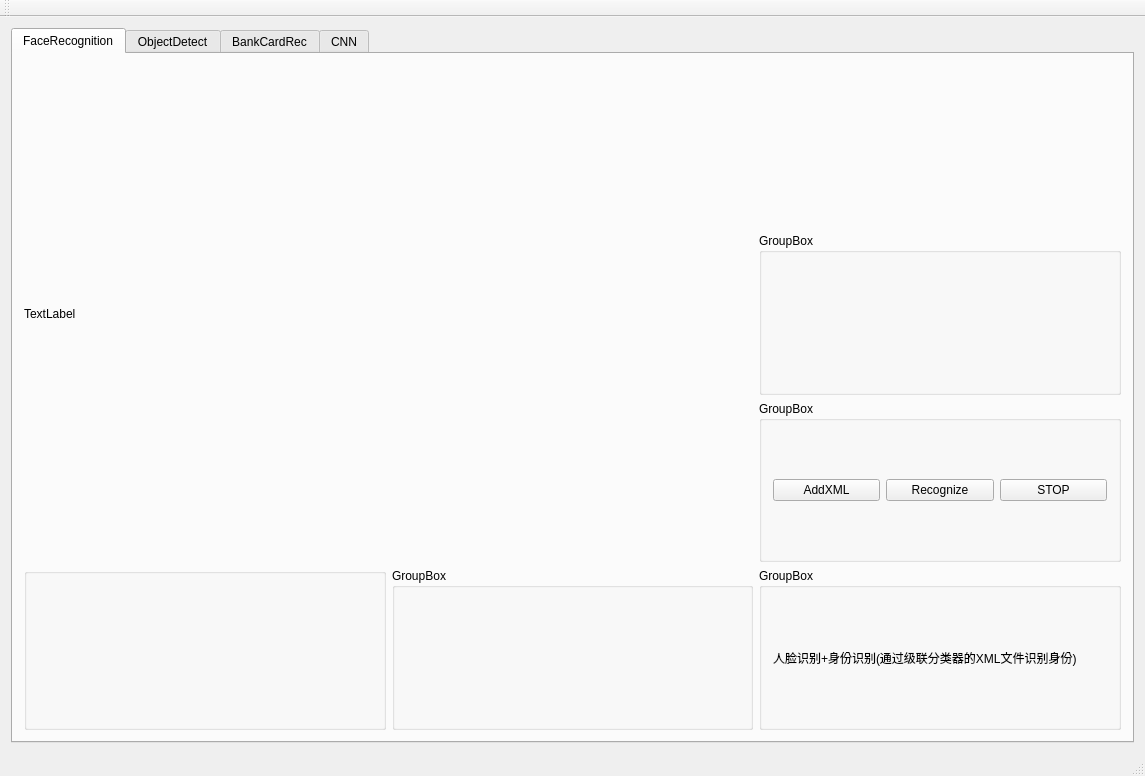
<?xml version="1.0" encoding="UTF-8"?>
<ui version="4.0">
 <class>MainWindowClass</class>
 <widget class="QMainWindow" name="MainWindowClass">
  <property name="geometry">
   <rect>
    <x>0</x>
    <y>0</y>
    <width>1145</width>
    <height>776</height>
   </rect>
  </property>
  <property name="windowTitle">
   <string>MainWindow</string>
  </property>
  <widget class="QWidget" name="centralWidget">
   <layout class="QGridLayout" name="gridLayout">
    <item row="0" column="0">
     <widget class="QTabWidget" name="tabWidgetFaceRec">
      <property name="currentIndex">
       <number>0</number>
      </property>
      <widget class="QWidget" name="tabFace">
       <attribute name="title">
        <string>FaceRecognition</string>
       </attribute>
       <layout class="QGridLayout" name="gridLayout_6">
        <item row="1" column="2">
         <widget class="QGroupBox" name="groupBox_11">
          <property name="title">
           <string>GroupBox</string>
          </property>
         </widget>
        </item>
        <item row="3" column="2">
         <widget class="QGroupBox" name="groupBox_8">
          <property name="title">
           <string>GroupBox</string>
          </property>
          <layout class="QGridLayout" name="gridLayout_7">
           <item row="0" column="0">
            <widget class="QLabel" name="label">
             <property name="text">
              <string>人脸识别+身份识别(通过级联分类器的XML文件识别身份)</string>
             </property>
            </widget>
           </item>
          </layout>
         </widget>
        </item>
        <item row="3" column="0">
         <widget class="QGroupBox" name="groupBox_7">
          <property name="enabled">
           <bool>true</bool>
          </property>
          <property name="title">
           <string/>
          </property>
         </widget>
        </item>
        <item row="3" column="1">
         <widget class="QGroupBox" name="groupBox_9">
          <property name="title">
           <string>GroupBox</string>
          </property>
         </widget>
        </item>
        <item row="2" column="2">
         <widget class="QGroupBox" name="groupBox_10">
          <property name="title">
           <string>GroupBox</string>
          </property>
          <layout class="QHBoxLayout" name="horizontalLayout">
           <item>
            <widget class="QPushButton" name="pushButtonFRAddXML">
             <property name="text">
              <string>AddXML</string>
             </property>
            </widget>
           </item>
           <item>
            <widget class="QPushButton" name="pushButtonFRRunRec">
             <property name="text">
              <string>Recognize</string>
             </property>
            </widget>
           </item>
           <item>
            <widget class="QPushButton" name="pushButtonFRStop">
             <property name="text">
              <string>STOP</string>
             </property>
            </widget>
           </item>
          </layout>
         </widget>
        </item>
        <item row="0" column="0" rowspan="3" colspan="2">
         <widget class="QLabel" name="labelShowFace">
          <property name="text">
           <string>TextLabel</string>
          </property>
         </widget>
        </item>
       </layout>
      </widget>
      <widget class="QWidget" name="tabObjDetect">
       <attribute name="title">
        <string>ObjectDetect</string>
       </attribute>
       <layout class="QGridLayout" name="gridLayout_2">
        <item row="2" column="0">
         <widget class="QGroupBox" name="groupBox">
          <property name="title">
           <string>GroupBox</string>
          </property>
         </widget>
        </item>
        <item row="2" column="1">
         <widget class="QGroupBox" name="groupBox_3">
          <property name="title">
           <string>GroupBox</string>
          </property>
          <layout class="QGridLayout" name="gridLayout_8">
           <item row="0" column="0">
            <widget class="QLabel" name="label_2">
             <property name="text">
              <string>目标检测,暂时只做目标匹配方面</string>
             </property>
            </widget>
           </item>
          </layout>
         </widget>
        </item>
        <item row="0" column="2">
         <widget class="QGroupBox" name="groupBoxSrc">
          <property name="title">
           <string>GroupBox</string>
          </property>
          <widget class="QLabel" name="labelShowODSrc">
           <property name="geometry">
            <rect>
             <x>0</x>
             <y>0</y>
             <width>271</width>
             <height>216</height>
            </rect>
           </property>
           <property name="text">
            <string>TextLabel</string>
           </property>
          </widget>
         </widget>
        </item>
        <item row="0" column="3">
         <widget class="QGroupBox" name="groupBoxTemplate">
          <property name="title">
           <string>GroupBox</string>
          </property>
          <widget class="QLabel" name="labelShowODTemp">
           <property name="geometry">
            <rect>
             <x>0</x>
             <y>0</y>
             <width>271</width>
             <height>216</height>
            </rect>
           </property>
           <property name="text">
            <string>TextLabel</string>
           </property>
          </widget>
         </widget>
        </item>
        <item row="0" column="0" rowspan="2" colspan="2">
         <widget class="QLabel" name="labelShowODResult">
          <property name="text">
           <string>TextLabel</string>
          </property>
         </widget>
        </item>
        <item row="1" column="3" rowspan="2">
         <widget class="QGroupBox" name="groupBoxButtons">
          <property name="title">
           <string>GroupBox</string>
          </property>
          <layout class="QGridLayout" name="gridLayout_3">
           <item row="0" column="0">
            <widget class="QPushButton" name="pushButtonODMatch">
             <property name="text">
              <string>Match</string>
             </property>
            </widget>
           </item>
           <item row="1" column="0">
            <widget class="QPushButton" name="pushButtonODAddSrc">
             <property name="text">
              <string>AddSourceImage</string>
             </property>
            </widget>
           </item>
           <item row="2" column="0">
            <widget class="QPushButton" name="pushButtonODAddTemp">
             <property name="text">
              <string>AddTemplateImage</string>
             </property>
            </widget>
           </item>
          </layout>
         </widget>
        </item>
       </layout>
      </widget>
      <widget class="QWidget" name="tabBankCardRec">
       <attribute name="title">
        <string>BankCardRec</string>
       </attribute>
       <layout class="QGridLayout" name="gridLayout_4">
        <item row="2" column="2">
         <widget class="QGroupBox" name="groupBox_4">
          <property name="title">
           <string>GroupBox</string>
          </property>
         </widget>
        </item>
        <item row="0" column="4">
         <widget class="QLabel" name="label_3">
          <property name="text">
           <string>银行卡识别,基于形态学(卡面需固定)</string>
          </property>
         </widget>
        </item>
        <item row="0" column="3">
         <widget class="QLabel" name="labelShowBCSrc">
          <property name="text">
           <string>TextLabel</string>
          </property>
         </widget>
        </item>
        <item row="2" column="0">
         <widget class="QGroupBox" name="groupBox_2">
          <property name="title">
           <string>GroupBox</string>
          </property>
         </widget>
        </item>
        <item row="2" column="1">
         <widget class="QGroupBox" name="groupBox_5">
          <property name="title">
           <string>GroupBox</string>
          </property>
         </widget>
        </item>
        <item row="0" column="0" rowspan="2" colspan="3">
         <widget class="QLabel" name="labelsShowBCRecResult">
          <property name="text">
           <string>TextLabel</string>
          </property>
         </widget>
        </item>
        <item row="1" column="4" rowspan="2">
         <widget class="QGroupBox" name="groupBox_6">
          <property name="title">
           <string>GroupBox</string>
          </property>
          <layout class="QGridLayout" name="gridLayout_5">
           <item row="0" column="0">
            <widget class="QPushButton" name="pushButton">
             <property name="text">
              <string>PushButton</string>
             </property>
            </widget>
           </item>
          </layout>
         </widget>
        </item>
       </layout>
      </widget>
      <widget class="QWidget" name="tab">
       <attribute name="title">
        <string>CNN</string>
       </attribute>
      </widget>
     </widget>
    </item>
   </layout>
  </widget>
  <widget class="QMenuBar" name="menuBar">
   <property name="geometry">
    <rect>
     <x>0</x>
     <y>0</y>
     <width>1145</width>
     <height>22</height>
    </rect>
   </property>
  </widget>
  <widget class="QToolBar" name="mainToolBar">
   <attribute name="toolBarArea">
    <enum>TopToolBarArea</enum>
   </attribute>
   <attribute name="toolBarBreak">
    <bool>false</bool>
   </attribute>
  </widget>
  <widget class="QStatusBar" name="statusBar"/>
 </widget>
 <layoutdefault spacing="6" margin="11"/>
 <resources>
  <include location="MainWindow.qrc"/>
 </resources>
 <connections/>
</ui>
